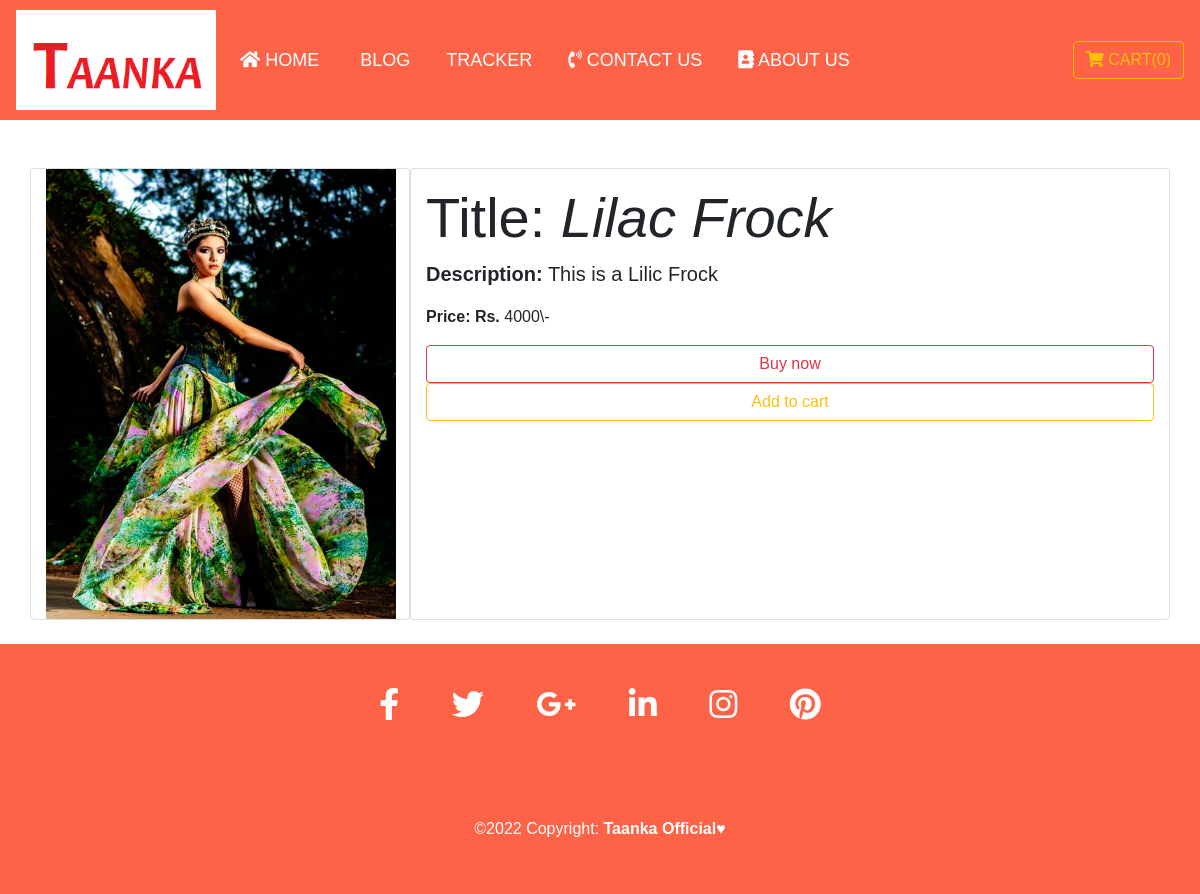
Page /shop/product/11 on the committed database.
### shop/models.py (models this page shows, shortened)
class Product(models.Model):
    product_id = models.AutoField
    product_name = models.CharField(max_length=50)
    category = models.CharField(max_length=50, default='')
    subCategory = models.CharField(max_length=50, default='')
    price = models.IntegerField(default=0)
    desc = models.CharField(max_length=300)
    pub_date = models.DateField()
    image = models.ImageField(upload_to='shop/images', default='')

### shop/views.py (the view)
# urls.py: path('shop/product/<int:id>', views.productView, name='ProductView'),
def productView(request, id):
    product = Product.objects.filter(id=id)
    return render(request, 'shop/prodview.html', {'product': product[0]})

### shop/templates/shop/prodview.html (shortened to what this page needs)
{% extends 'shop/basic.html' %}
  {% block body %}
<div class="container">
  <div class=" row my-4">
    <div class="col-md-4 card">
        <img src="/media/{{product.image}}" style="width:350px; height:450px;" />
    </div>
    <div class="col-md-8 card " style="padding:15px; ">
      <h5 class="display-4">Title: <i>{{product.product_name}}</i></h5>
      <p style="font-size:20px;"><b>Description:</b> {{product.desc}} </p>
      <p> <b>Price: Rs.</b> {{product.price}}\- </p>
       <button class="btn btn-outline-danger ">Buy now</button>
      <button class="btn btn-outline-warning">Add to cart</button>
    </div>
  </div>
</div>
  {% endblock %}

### rows in the picture
Product: image (picture), product_name "Lilac Frock", desc "This is a Lilic Frock", price "4000"
